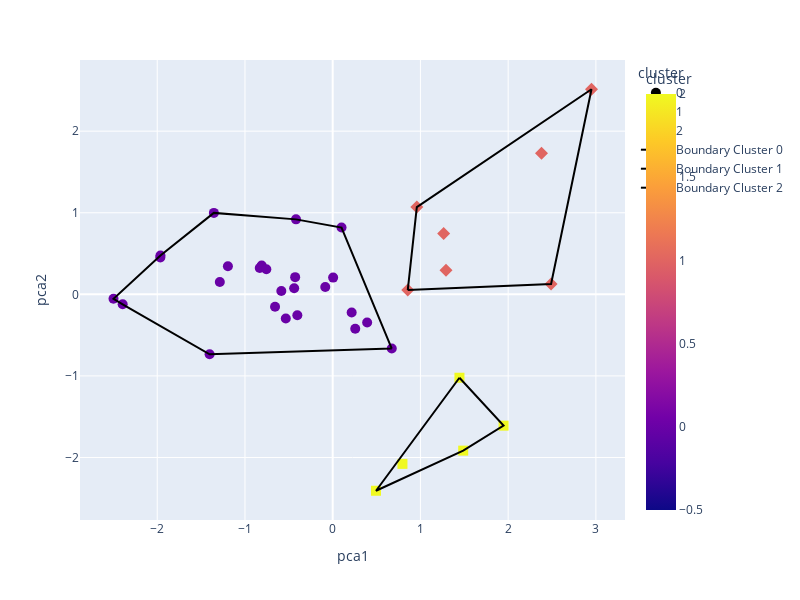

The cell this chart's notebook holds for it:
### Code cell
pca_2d(df['Cluster'].values, df_scaled)

### Figure 1 — Plotly figure (JSON) as saved in the notebook; plotly's stock layout.template omitted (floating-point values rounded to 4 significant figures)
{"data": [{"hovertemplate": "cluster=%{marker.color}<br>pca1=%{x}<br>pca2=%{y}<extra></extra>", "legendgroup": "0", "marker": {"color": [0, 0, 0, 0, 0, 0, 0, 0, 0, 0, 0, 0, 0, 0, 0, 0, 0, 0, 0, 0, 0, 0, 0, 0, 0], "coloraxis": "coloraxis", "size": 10, "symbol": "circle"}, "mode": "markers", "name": "0", "orientation": "v", "showlegend": true, "type": "scatter", "x": [-0.8093, -1.194, -2.394, -0.4278, -1.403, -1.287, 0.1007, -0.4391, -0.4029, 0.6732, 0.2163, -1.354, -0.4182, -0.657, -2.498, -1.965, -0.8315, -0.5345, 0.3926, -0.7564, -0.08465, -1.963, 0.257, -0.5854, 0.005056], "xaxis": "x", "y": [0.3536, 0.3437, -0.1225, 0.211, -0.7342, 0.1504, 0.8186, 0.07418, -0.2553, -0.6639, -0.2218, 0.9984, 0.9188, -0.1521, -0.05478, 0.4531, 0.3232, -0.2953, -0.3453, 0.3072, 0.08984, 0.4765, -0.4214, 0.04105, 0.2051], "yaxis": "y"}, {"hovertemplate": "cluster=%{marker.color}<br>pca1=%{x}<br>pca2=%{y}<extra></extra>", "legendgroup": "1", "marker": {"color": [1, 1, 1, 1, 1, 1, 1], "coloraxis": "coloraxis", "size": 10, "symbol": "diamond"}, "mode": "markers", "name": "1", "orientation": "v", "showlegend": true, "type": "scatter", "x": [2.489, 0.8557, 0.959, 1.292, 1.265, 2.38, 2.95], "xaxis": "x", "y": [0.126, 0.05252, 1.069, 0.2964, 0.7454, 1.73, 2.514], "yaxis": "y"}, {"hovertemplate": "cluster=%{marker.color}<br>pca1=%{x}<br>pca2=%{y}<extra></extra>", "legendgroup": "2", "marker": {"color": [2, 2, 2, 2, 2], "coloraxis": "coloraxis", "size": 10, "symbol": "square"}, "mode": "markers", "name": "2", "orientation": "v", "showlegend": true, "type": "scatter", "x": [0.7951, 1.948, 0.4939, 1.488, 1.445], "xaxis": "x", "y": [-2.078, -1.609, -2.407, -1.915, -1.022], "yaxis": "y"}, {"line": {"color": "black"}, "mode": "lines", "name": "Boundary Cluster 0", "type": "scatter", "x": [0.6732, 0.1007, -0.4182, -1.354, -1.963, -2.498, -2.394, -1.403, 0.6732], "y": [-0.6639, 0.8186, 0.9188, 0.9984, 0.4765, -0.05478, -0.1225, -0.7342, -0.6639]}, {"line": {"color": "black"}, "mode": "lines", "name": "Boundary Cluster 1", "type": "scatter", "x": [0.8557, 2.489, 2.95, 0.959, 0.8557], "y": [0.05252, 0.126, 2.514, 1.069, 0.05252]}, {"line": {"color": "black"}, "mode": "lines", "name": "Boundary Cluster 2", "type": "scatter", "x": [1.445, 0.4939, 1.488, 1.948, 1.445], "y": [-1.022, -2.407, -1.915, -1.609, -1.022]}], "layout": {"coloraxis": {"colorbar": {"title": {"text": "cluster"}}, "colorscale": [[0, "#0d0887"], [0.1111, "#46039f"], [0.2222, "#7201a8"], [0.3333, "#9c179e"], [0.4444, "#bd3786"], [0.5556, "#d8576b"], [0.6667, "#ed7953"], [0.7778, "#fb9f3a"], [0.8889, "#fdca26"], [1, "#f0f921"]]}, "height": 600, "legend": {"title": {"text": "cluster"}, "tracegroupgap": 0}, "margin": {"t": 60}, "width": 800, "xaxis": {"anchor": "y", "domain": [0, 1], "title": {"text": "pca1"}}, "yaxis": {"anchor": "x", "domain": [0, 1], "title": {"text": "pca2"}}}}
